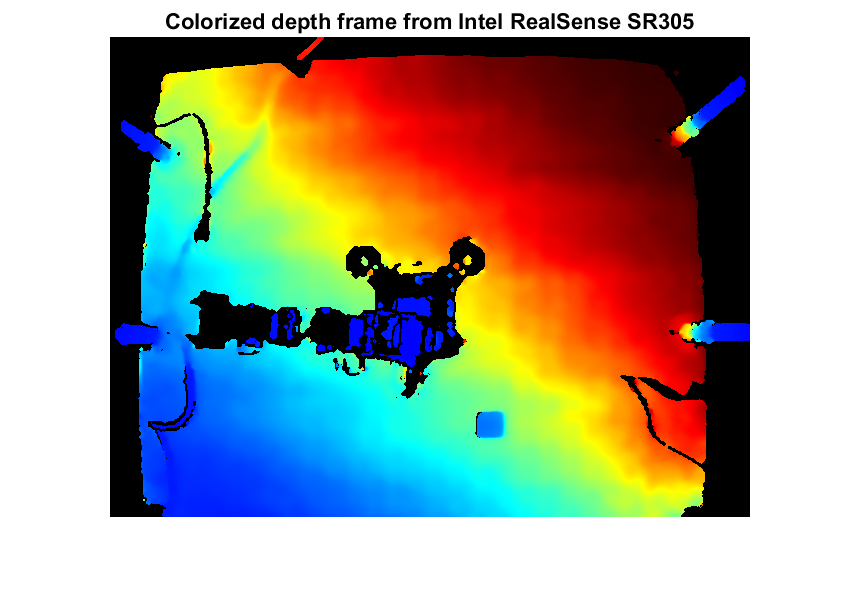
%> input picture Image1.png, 860 x 615 px
$ octave --eval "result = mask_refine_blue(imread('Image1.png'));"   (GNU Octave 9; MATLAB toolbox functions it lacks are replaced by stand-ins)
%> lines starting %> are read from the running program, lines starting %| are printed output that depends on the picture; in (x1, y1, x2, y2) boxes, pixels count from 0 and x2, y2 are one past the last pixel; in counts of white or black regions, pixels touching at a corner belong together; the program's own positions count from 1
### createblueMask.m
function [BW,maskedRGBImage] = createblueMask(RGB)
%createMask  Threshold RGB image using auto-generated code from colorThresholder app.
%  [BW,MASKEDRGBIMAGE] = createMask(RGB) thresholds image RGB using
%  auto-generated code from the colorThresholder app. The colorspace and
%  range for each channel of the colorspace were set within the app. The
%  segmentation mask is returned in BW, and a composite of the mask and
%  original RGB images is returned in maskedRGBImage.

% Auto-generated by colorThresholder app on 07-Feb-2024
%------------------------------------------------------


% Convert RGB image to chosen color space
I = rgb2ycbcr(RGB);
%> I: size 615x860x3 uint8; mean of channels 1, 2, 3 154.7, 121.3, 130.3

% Define thresholds for channel 1 based on histogram settings
channel1Min = 56.000;
channel1Max = 179.000;

% Define thresholds for channel 2 based on histogram settings
channel2Min = 114.000;
channel2Max = 191.000;

% Define thresholds for channel 3 based on histogram settings
channel3Min = 41.000;
channel3Max = 86.000;

% Create mask based on chosen histogram thresholds
sliderBW = (I(:,:,1) >= channel1Min ) & (I(:,:,1) <= channel1Max) & ...
    (I(:,:,2) >= channel2Min ) & (I(:,:,2) <= channel2Max) & ...
    (I(:,:,3) >= channel3Min ) & (I(:,:,3) <= channel3Max);
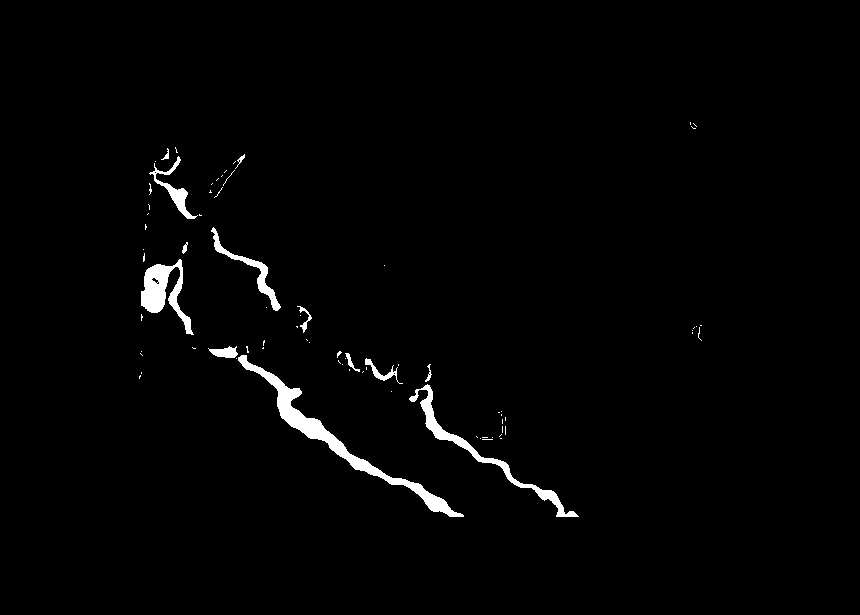
%> sliderBW: size 615x860 logical; 1.6% white; 78 white regions (65 under 20 px), largest, box (x1, y1, x2, y2) and area: (238, 355, 464, 517) 3075, (409, 384, 579, 517) 1638, (141, 259, 194, 335) 1554
BW = sliderBW;

% Initialize output masked image based on input image.
maskedRGBImage = RGB;
%> maskedRGBImage is the input picture: size 615x860x3 uint8; mean R, G, B 165.1, 162.2, 148

% Set background pixels where BW is false to zero.
maskedRGBImage(repmat(~BW,[1 1 3])) = 0;
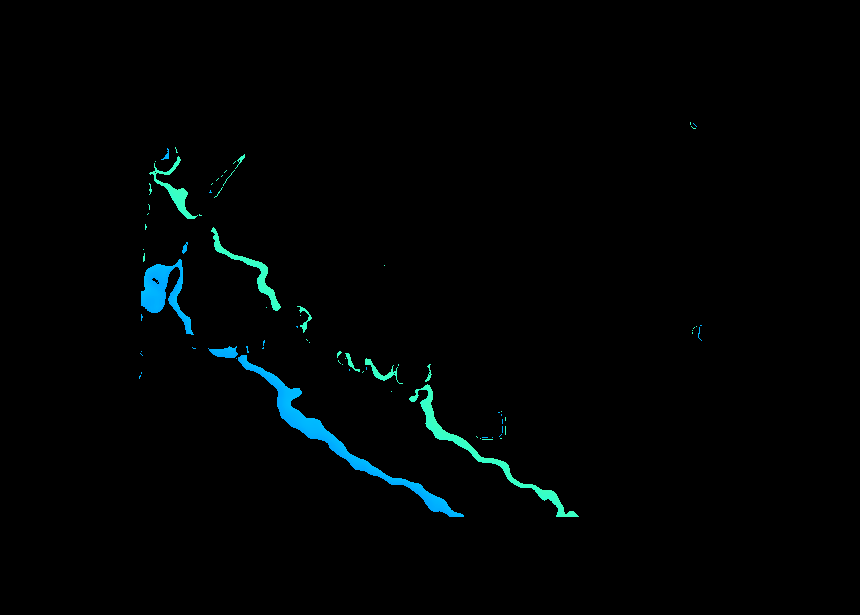
%> maskedRGBImage: size 615x860x3 uint8; mean R, G, B 0.4, 3.4, 3.8

end

### mask_refine_blue.m
function refined_mask=mask_refine_blue(image)
    [image_BW mask_blue] = createblueMask(image);
    se_blue=strel('square',2);
    img_erode_blue=imerode(image_BW,se_blue);
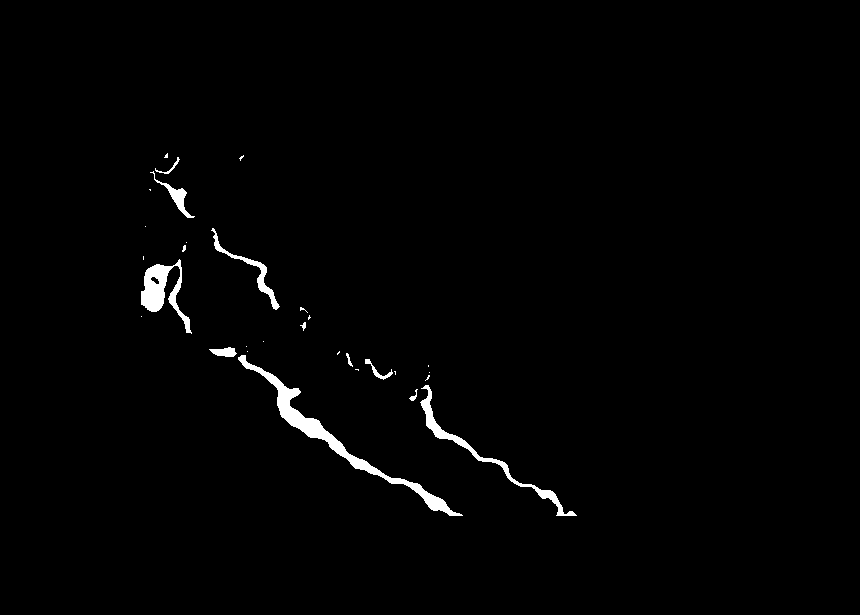
%> img_erode_blue: size 615x860 logical; 1.3% white; 30 white regions (19 under 20 px), largest, box (x1, y1, x2, y2) and area: (238, 355, 463, 516) 2674, (141, 259, 192, 334) 1343, (420, 385, 577, 516) 1266
    dilate_se_blue = strel('square',5);
    refined_mask=imdilate(img_erode_blue,dilate_se_blue);
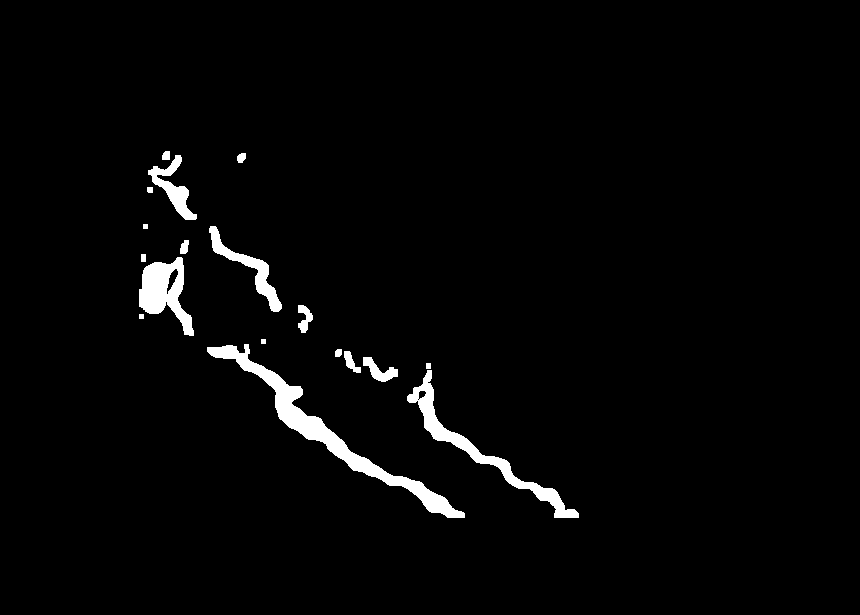
%> refined_mask: size 615x860 logical; 2.5% white; 18 white regions, largest, box (x1, y1, x2, y2) and area: (207, 344, 465, 518) 4681, (407, 370, 579, 518) 2715, (139, 257, 194, 336) 2164
end
